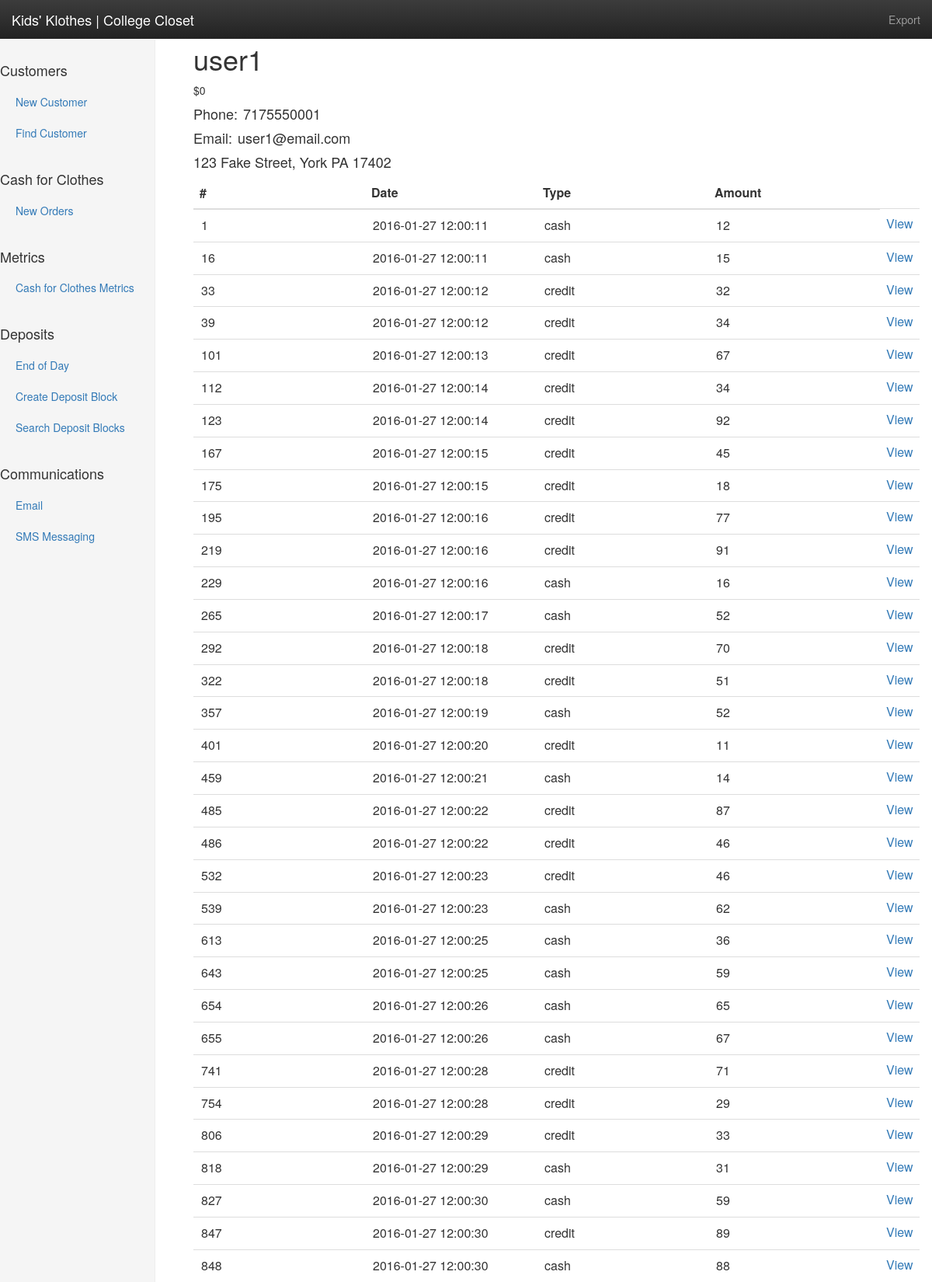
Page /view_customer.php?vc_id=1 (upper part) on the committed database.
### tables this page shows
CREATE TABLE IF NOT EXISTS `customers` (
`customer_id` int(11) NOT NULL,
  `name` varchar(255) DEFAULT NULL,
  `email` varchar(255) DEFAULT NULL,
  `phone` varchar(15) DEFAULT NULL,
  `balance` int(11) DEFAULT NULL,
  `note` varchar(255) DEFAULT NULL,
  `address` varchar(255) NOT NULL,
  `city` varchar(255) NOT NULL,
  `state` varchar(2) NOT NULL,
  `zip` varchar(5) NOT NULL,
  `license` varchar(8) NOT NULL
);

CREATE TABLE IF NOT EXISTS `orders` (
`order_id` int(11) NOT NULL,
  `customer_id` int(11) DEFAULT NULL,
  `date` timestamp NOT NULL DEFAULT CURRENT_TIMESTAMP ON UPDATE CURRENT_TIMESTAMP,
  `type` varchar(6) DEFAULT 'Cash',
  `amount` double DEFAULT NULL
);

### view_customer.php (the view, shortened to what this page needs)
<?php include 'includes/dbconnect.php'; ?>
<html>
	<head>
		<link rel="stylesheet" href="https://maxcdn.bootstrapcdn.com/bootstrap/3.3.6/css/bootstrap.min.css">
		<link rel="stylesheet" href="https://maxcdn.bootstrapcdn.com/bootstrap/3.3.6/css/bootstrap-theme.min.css">
		<link rel="stylesheet" href="css/view_customer.css">
	</head>
	<body>
		<nav class="navbar navbar-inverse navbar-fixed-top">
			<div class="container-fluid">
				<div class="navbar-header">
					<a class="navbar-brand" href="index.php">Kids' Klothes | College Closet</a>
				</div>
				<div id="navbar" class="navbar-collapse collapse">
					<ul class="nav navbar-nav navbar-right">
						<li><a href="php/export_cust.php">Export</a></li>
					</ul>
				</div>
			</div>
		</nav>
		<div class="container-fluid">
			<div class="row">
				<div class="col-sm-3 col-md-2 sidebar">
					<ul class="nav nav-sidebar">
						<li><h4>Customers</h4></li>
						<li><a href="new_customer.php">New Customer</a></li>
						<li><a href="find_customer.php">Find Customer</a></li>
					</ul>
					<ul class="nav nav-sidebar">
						<li><h4>Cash for Clothes</h4></li>
						<li><a href="new_order.php">New Orders</a></li>
					</ul>
					<ul class="nav nav-sidebar">
						<li><h4>Metrics</h4></li>
						<li><a href="metrics.php">Cash for Clothes  Metrics</a></li>
					</ul>
					<ul class="nav nav-sidebar">
						<li><h4>Deposits</h4></li>
						<li><a href="endday.php">End of Day</a></li>
						<li><a href="depositblock.php">Create Deposit Block</a></li>
						<li><a href="search_deposits.php">Search Deposit Blocks</a></li>
					</ul>
					<ul class="nav nav-sidebar">
						<li><h4>Communications</h4></li>
						<li><a href="email.php">Email</a></li>
						<li><a href="text.php">SMS Messaging</a></li>
					</ul>
					</div>
			</div>
			<div class="col-sm-9 col-md-10 cont">
				<?php
					$sql = "SELECT * FROM customers WHERE customer_id=".$_GET["vc_id"]." LIMIT 1;";
					$result = mysqli_query($conn, $sql);
					while ($row = mysqli_fetch_assoc($result)){
						$name = $row["name"];
						$phone = $row["phone"];
						$email = $row["email"];
						$balance = $row["balance"];
						$add = $row["address"];
						$city = $row["city"];
						$state = $row["state"];
						$zip = $row["zip"];
						echo "<h1>".$name."</h1> <p>$".$balance."</p>";
						echo "<h4> Phone: <input type='text' name='phone' value='".$phone."' READONLY> </h4>";
						echo "<h4> Email: <input type='text' name='email' value='".$email."' READONLY> </h4>";
						echo "<h4>".$add.", ".$city." ".$state." ".$zip."<h4>";
					}
				?>
			  <table class="table">
				<thead>
				  <tr>
					<th>#</th>
					<th>Date</th>
					<th>Type</th>
					<th>Amount</th>
				  </tr>
				</thead>
				<tbody>
						<?php
							$sql = "SELECT * FROM orders WHERE customer_id=".$_GET["vc_id"].";";
							$result = mysqli_query($conn, $sql);
							while ($row = mysqli_fetch_assoc($result)){
								$id = $row["order_id"];
								$date = $row["date"];
								$type = $row["type"];
								$amount = $row["amount"];
								echo "<tr>";
								echo "<td><input type='text' class='clearThis' name='shown_id' value='".$id."' READONLY></td>";
								echo "<td><input type='text' class='clearThis' name='date' value='".$date."' READONLY ></td>";
								echo "<td><input type='text' class='clearThis' name='type' value='".$type."' READONLY></td>";
								echo "<td><input type='text' class='clearThis' name='amount' value='".$amount."' READONLY></td>";
								echo "<td><a href='view_order.php?id=".$id."'>View</a></td>";
								echo "</tr>";
							}
						?>
				</tbody>
			  </table>
			</div>
		</div>
	</body>
</html>

### css/view_customer.css (style rules this page uses)
.cont { padding-left: 20%; }
input[type=text] { background: transparent; border:none; }
body { padding-top: 3%; }
.navbar-fixed-top { border: 0; }
.sidebar { display: none; }
@media (min-width: 768px) { .sidebar { position: fixed; top: 51px; bottom: 0; left: 0; z-index: 1000; display: block; padding: 20px; overflow-x: hidden; overflow-y: auto; background-color: #f5f5f5; border-right: 1px solid #eee; } }
.nav-sidebar { margin-right: -21px; margin-bottom: 20px; margin-left: -20px; }
.nav-sidebar > li > a { padding-right: 20px; padding-left: 20px; }

### rows in the picture
customers: name "user1", balance "0", phone "7175550001", email "user1@email.com", address "123 Fake Street", city "York", state "PA", zip "17402"
orders: shown_id "1", date "2016-01-27 12:00:11", type "cash", amount "12"
orders: shown_id "16", date "2016-01-27 12:00:11", type "cash", amount "15"
orders: shown_id "33", date "2016-01-27 12:00:12", type "credit", amount "32"
orders: shown_id "39", date "2016-01-27 12:00:12", type "credit", amount "34"
orders: shown_id "101", date "2016-01-27 12:00:13", type "credit", amount "67"
orders: shown_id "112", date "2016-01-27 12:00:14", type "credit", amount "34"
orders: shown_id "123", date "2016-01-27 12:00:14", type "credit", amount "92"
orders: shown_id "167", date "2016-01-27 12:00:15", type "credit", amount "45"
orders: shown_id "175", date "2016-01-27 12:00:15", type "credit", amount "18"
orders: shown_id "195", date "2016-01-27 12:00:16", type "credit", amount "77"
orders: shown_id "219", date "2016-01-27 12:00:16", type "credit", amount "91"
orders: shown_id "229", date "2016-01-27 12:00:16", type "cash", amount "16"
orders: shown_id "265", date "2016-01-27 12:00:17", type "cash", amount "52"
orders: shown_id "292", date "2016-01-27 12:00:18", type "credit", amount "70"
orders: shown_id "322", date "2016-01-27 12:00:18", type "credit", amount "51"
orders: shown_id "357", date "2016-01-27 12:00:19", type "cash", amount "52"
orders: shown_id "401", date "2016-01-27 12:00:20", type "credit", amount "11"
orders: shown_id "459", date "2016-01-27 12:00:21", type "cash", amount "14"
orders: shown_id "485", date "2016-01-27 12:00:22", type "credit", amount "87"
orders: shown_id "486", date "2016-01-27 12:00:22", type "credit", amount "46"
orders: shown_id "532", date "2016-01-27 12:00:23", type "credit", amount "46"
orders: shown_id "539", date "2016-01-27 12:00:23", type "cash", amount "62"
orders: shown_id "613", date "2016-01-27 12:00:25", type "cash", amount "36"
orders: shown_id "643", date "2016-01-27 12:00:25", type "cash", amount "59"
orders: shown_id "654", date "2016-01-27 12:00:26", type "cash", amount "65"
orders: shown_id "655", date "2016-01-27 12:00:26", type "cash", amount "67"
orders: shown_id "741", date "2016-01-27 12:00:28", type "credit", amount "71"
orders: shown_id "754", date "2016-01-27 12:00:28", type "credit", amount "29"
orders: shown_id "806", date "2016-01-27 12:00:29", type "credit", amount "33"
orders: shown_id "818", date "2016-01-27 12:00:29", type "cash", amount "31"
orders: shown_id "827", date "2016-01-27 12:00:30", type "cash", amount "59"
orders: shown_id "847", date "2016-01-27 12:00:30", type "credit", amount "89"
orders: shown_id "848", date "2016-01-27 12:00:30", type "cash", amount "88"
